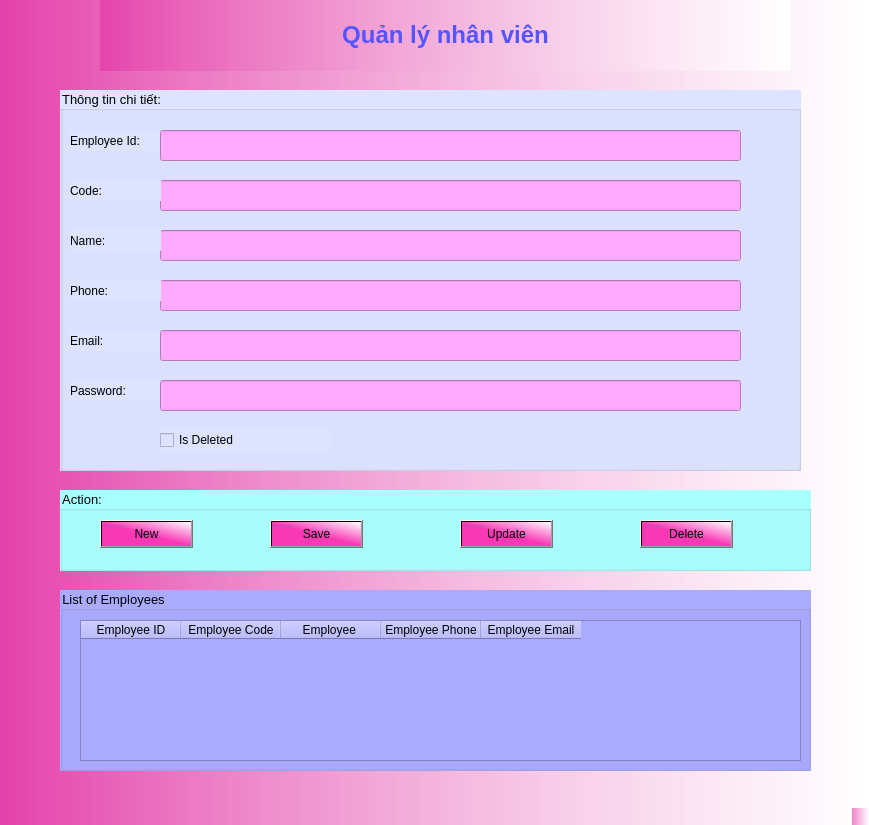
<?xml version="1.0" encoding="UTF-8"?>
<ui version="4.0">
 <class>MainWindow</class>
 <widget class="QMainWindow" name="MainWindow">
  <property name="geometry">
   <rect>
    <x>0</x>
    <y>0</y>
    <width>869</width>
    <height>825</height>
   </rect>
  </property>
  <property name="windowTitle">
   <string>MainWindow</string>
  </property>
  <property name="styleSheet">
   <string notr="true">background-color: qlineargradient(spread:pad, x1:0, y1:0, x2:1, y2:0, stop:0 rgba(226, 51, 164, 152), stop:1 rgba(255, 255, 255, 255));</string>
  </property>
  <widget class="QWidget" name="centralwidget">
   <widget class="QLabel" name="label">
    <property name="geometry">
     <rect>
      <x>100</x>
      <y>0</y>
      <width>691</width>
      <height>71</height>
     </rect>
    </property>
    <property name="styleSheet">
     <string notr="true"/>
    </property>
    <property name="text">
     <string>&lt;html&gt;&lt;head/&gt;&lt;body&gt;&lt;p align=&quot;center&quot;&gt;&lt;span style=&quot; font-size:18pt; font-weight:600; color:#5555ff;&quot;&gt;Quản lý nhân viên&lt;/span&gt;&lt;/p&gt;&lt;/body&gt;&lt;/html&gt;</string>
    </property>
   </widget>
   <widget class="QGroupBox" name="groupBox">
    <property name="geometry">
     <rect>
      <x>60</x>
      <y>90</y>
      <width>741</width>
      <height>381</height>
     </rect>
    </property>
    <property name="font">
     <font>
      <pointsize>10</pointsize>
     </font>
    </property>
    <property name="styleSheet">
     <string notr="true">background-color: rgb(222, 227, 255);</string>
    </property>
    <property name="title">
     <string>Thông tin chi tiết:</string>
    </property>
    <widget class="QLabel" name="label_2">
     <property name="geometry">
      <rect>
       <x>10</x>
       <y>40</y>
       <width>91</width>
       <height>21</height>
      </rect>
     </property>
     <property name="font">
      <font>
       <pointsize>9</pointsize>
      </font>
     </property>
     <property name="text">
      <string>Employee Id:</string>
     </property>
    </widget>
    <widget class="QLineEdit" name="lineEditId">
     <property name="geometry">
      <rect>
       <x>100</x>
       <y>40</y>
       <width>581</width>
       <height>31</height>
      </rect>
     </property>
     <property name="styleSheet">
      <string notr="true">background-color: rgb(255, 170, 255);</string>
     </property>
    </widget>
    <widget class="QLineEdit" name="lineEditCode">
     <property name="geometry">
      <rect>
       <x>100</x>
       <y>90</y>
       <width>581</width>
       <height>31</height>
      </rect>
     </property>
     <property name="styleSheet">
      <string notr="true">background-color: rgb(255, 170, 255);</string>
     </property>
    </widget>
    <widget class="QLineEdit" name="lineEditName">
     <property name="geometry">
      <rect>
       <x>100</x>
       <y>140</y>
       <width>581</width>
       <height>31</height>
      </rect>
     </property>
     <property name="styleSheet">
      <string notr="true">background-color: rgb(255, 170, 255);</string>
     </property>
    </widget>
    <widget class="QLineEdit" name="lineEditPhone">
     <property name="geometry">
      <rect>
       <x>100</x>
       <y>190</y>
       <width>581</width>
       <height>31</height>
      </rect>
     </property>
     <property name="styleSheet">
      <string notr="true">background-color: rgb(255, 170, 255);</string>
     </property>
    </widget>
    <widget class="QLabel" name="label_4">
     <property name="geometry">
      <rect>
       <x>10</x>
       <y>90</y>
       <width>91</width>
       <height>21</height>
      </rect>
     </property>
     <property name="font">
      <font>
       <pointsize>9</pointsize>
      </font>
     </property>
     <property name="text">
      <string>Code:</string>
     </property>
    </widget>
    <widget class="QLabel" name="label_5">
     <property name="geometry">
      <rect>
       <x>10</x>
       <y>140</y>
       <width>91</width>
       <height>21</height>
      </rect>
     </property>
     <property name="font">
      <font>
       <pointsize>9</pointsize>
      </font>
     </property>
     <property name="text">
      <string>Name:</string>
     </property>
    </widget>
    <widget class="QLabel" name="label_6">
     <property name="geometry">
      <rect>
       <x>10</x>
       <y>190</y>
       <width>91</width>
       <height>21</height>
      </rect>
     </property>
     <property name="font">
      <font>
       <pointsize>9</pointsize>
      </font>
     </property>
     <property name="text">
      <string>Phone:</string>
     </property>
    </widget>
    <widget class="QLabel" name="label_7">
     <property name="geometry">
      <rect>
       <x>10</x>
       <y>240</y>
       <width>91</width>
       <height>21</height>
      </rect>
     </property>
     <property name="font">
      <font>
       <pointsize>9</pointsize>
      </font>
     </property>
     <property name="text">
      <string>Email:</string>
     </property>
    </widget>
    <widget class="QLabel" name="label_8">
     <property name="geometry">
      <rect>
       <x>10</x>
       <y>290</y>
       <width>91</width>
       <height>21</height>
      </rect>
     </property>
     <property name="font">
      <font>
       <pointsize>9</pointsize>
      </font>
     </property>
     <property name="text">
      <string>Password:</string>
     </property>
    </widget>
    <widget class="QLineEdit" name="lineEditEmail">
     <property name="geometry">
      <rect>
       <x>100</x>
       <y>240</y>
       <width>581</width>
       <height>31</height>
      </rect>
     </property>
     <property name="styleSheet">
      <string notr="true">background-color: rgb(255, 170, 255);</string>
     </property>
    </widget>
    <widget class="QLineEdit" name="lineEditPassword">
     <property name="geometry">
      <rect>
       <x>100</x>
       <y>290</y>
       <width>581</width>
       <height>31</height>
      </rect>
     </property>
     <property name="styleSheet">
      <string notr="true">background-color: rgb(255, 170, 255);</string>
     </property>
    </widget>
    <widget class="QCheckBox" name="checkBoxIsDeleted">
     <property name="geometry">
      <rect>
       <x>100</x>
       <y>340</y>
       <width>171</width>
       <height>20</height>
      </rect>
     </property>
     <property name="font">
      <font>
       <pointsize>9</pointsize>
      </font>
     </property>
     <property name="text">
      <string>Is Deleted</string>
     </property>
    </widget>
   </widget>
   <widget class="QGroupBox" name="groupBox_2">
    <property name="geometry">
     <rect>
      <x>60</x>
      <y>490</y>
      <width>751</width>
      <height>81</height>
     </rect>
    </property>
    <property name="font">
     <font>
      <pointsize>10</pointsize>
     </font>
    </property>
    <property name="styleSheet">
     <string notr="true">background-color: rgb(170, 255, 255);</string>
    </property>
    <property name="title">
     <string>Action:</string>
    </property>
    <widget class="QPushButton" name="pushButtonNew">
     <property name="geometry">
      <rect>
       <x>40</x>
       <y>30</y>
       <width>93</width>
       <height>28</height>
      </rect>
     </property>
     <property name="styleSheet">
      <string notr="true">background-color: qlineargradient(spread:pad, x1:0.502488, y1:0.528, x2:1, y2:0, stop:0 rgba(249, 56, 181, 255), stop:1 rgba(255, 255, 255, 255));</string>
     </property>
     <property name="text">
      <string>New</string>
     </property>
    </widget>
    <widget class="QPushButton" name="pushButtonSave">
     <property name="geometry">
      <rect>
       <x>210</x>
       <y>30</y>
       <width>93</width>
       <height>28</height>
      </rect>
     </property>
     <property name="styleSheet">
      <string notr="true">background-color: qlineargradient(spread:pad, x1:0.502488, y1:0.528, x2:1, y2:0, stop:0 rgba(249, 56, 181, 255), stop:1 rgba(255, 255, 255, 255));</string>
     </property>
     <property name="text">
      <string>Save</string>
     </property>
    </widget>
    <widget class="QPushButton" name="pushButtonUpdate">
     <property name="geometry">
      <rect>
       <x>400</x>
       <y>30</y>
       <width>93</width>
       <height>28</height>
      </rect>
     </property>
     <property name="styleSheet">
      <string notr="true">background-color: qlineargradient(spread:pad, x1:0.502488, y1:0.528, x2:1, y2:0, stop:0 rgba(249, 56, 181, 255), stop:1 rgba(255, 255, 255, 255));</string>
     </property>
     <property name="text">
      <string>Update</string>
     </property>
    </widget>
    <widget class="QPushButton" name="pushButtonDelete">
     <property name="geometry">
      <rect>
       <x>580</x>
       <y>30</y>
       <width>93</width>
       <height>28</height>
      </rect>
     </property>
     <property name="styleSheet">
      <string notr="true">background-color: qlineargradient(spread:pad, x1:0.502488, y1:0.528, x2:1, y2:0, stop:0 rgba(249, 56, 181, 255), stop:1 rgba(255, 255, 255, 255));</string>
     </property>
     <property name="text">
      <string>Delete</string>
     </property>
    </widget>
   </widget>
   <widget class="QGroupBox" name="groupBox_3">
    <property name="geometry">
     <rect>
      <x>60</x>
      <y>590</y>
      <width>751</width>
      <height>181</height>
     </rect>
    </property>
    <property name="font">
     <font>
      <pointsize>10</pointsize>
     </font>
    </property>
    <property name="styleSheet">
     <string notr="true">background-color: rgb(170, 170, 255);</string>
    </property>
    <property name="title">
     <string>List of Employees</string>
    </property>
    <widget class="QTableWidget" name="tableWidgetEmployee">
     <property name="geometry">
      <rect>
       <x>20</x>
       <y>30</y>
       <width>721</width>
       <height>141</height>
      </rect>
     </property>
     <property name="layoutDirection">
      <enum>Qt::LeftToRight</enum>
     </property>
     <column>
      <property name="text">
       <string>Employee ID</string>
      </property>
     </column>
     <column>
      <property name="text">
       <string>Employee Code</string>
      </property>
     </column>
     <column>
      <property name="text">
       <string>Employee </string>
      </property>
     </column>
     <column>
      <property name="text">
       <string>Employee Phone</string>
      </property>
     </column>
     <column>
      <property name="text">
       <string>Employee Email</string>
      </property>
     </column>
    </widget>
   </widget>
  </widget>
  <widget class="QMenuBar" name="menubar">
   <property name="geometry">
    <rect>
     <x>0</x>
     <y>0</y>
     <width>869</width>
     <height>26</height>
    </rect>
   </property>
  </widget>
  <widget class="QStatusBar" name="statusbar"/>
 </widget>
 <resources/>
 <connections/>
</ui>
